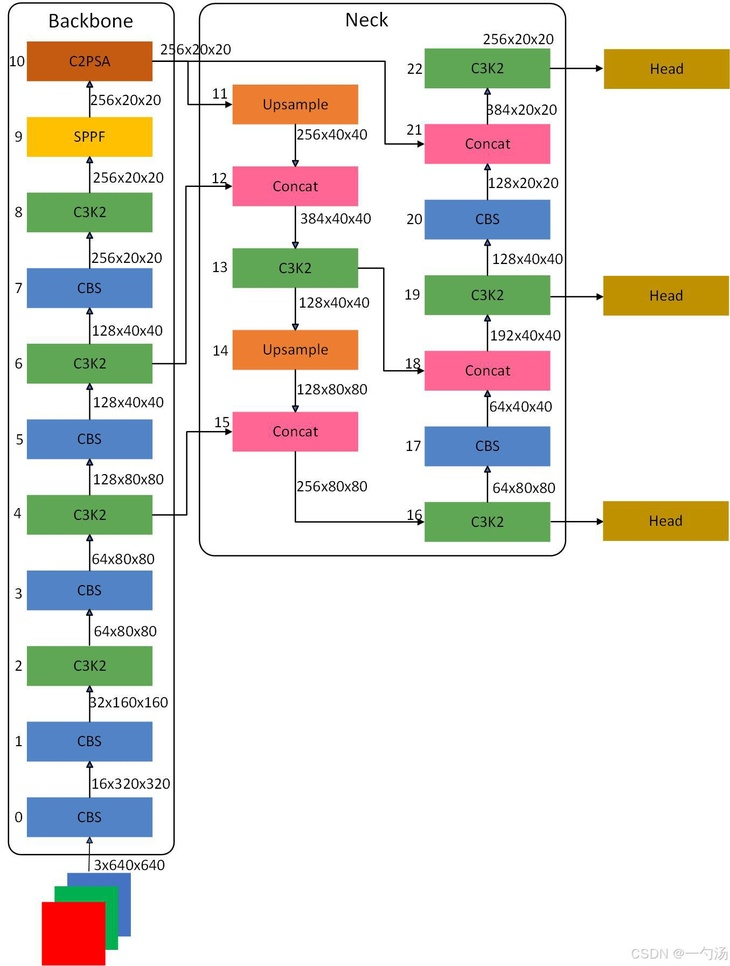
#> input picture assets/2-1 YOLO11网络架构图（Backbone-Neck-Head）.jpeg, 730 x 966 px, shrunk from 1355 x 1793 before the run
$ python image_quality_checker.py '../../assets/2-1 YOLO11网络架构图（Backbone-Neck-Head）.jpeg'
#> lines starting #> are read from the running program, lines starting #| are printed output that depends on the picture
#!/usr/bin/env python3
# -*- coding: utf-8 -*-
"""
图片质量检测工具
使用拉普拉斯算子计算图片模糊度分数
"""

import cv2 as cv
import numpy as np
import os
from pathlib import Path
import argparse
from datetime import datetime


class ImageQualityChecker:
    """图片质量检测器"""

    def __init__(self):
        # 模糊度阈值（可调整）
        self.blur_thresholds = {
            'sharp': 100,      # 清晰
            'good': 50,        # 良好
            'acceptable': 20,   # 可接受
            'blurry': 10,      # 模糊
            'very_blurry': 0    # 非常模糊
        }

    def calculate_blur_score(self, image_path):
        """
        使用拉普拉斯算子计算图片模糊度分数

        Args:
            image_path: 图片路径

        Returns:
            score: 模糊度分数（越高越清晰）
            status: 质量状态描述
        """
        try:
            # 读取图片
            img = cv.imread(str(image_path))
#> img is the input picture: shape (966, 730, 3); mean B, G, R 219.4, 225.3, 227.6
            if img is None:
                return 0, "无法读取图片"

            # 转换为灰度图
            gray = cv.cvtColor(img, cv.COLOR_BGR2GRAY)
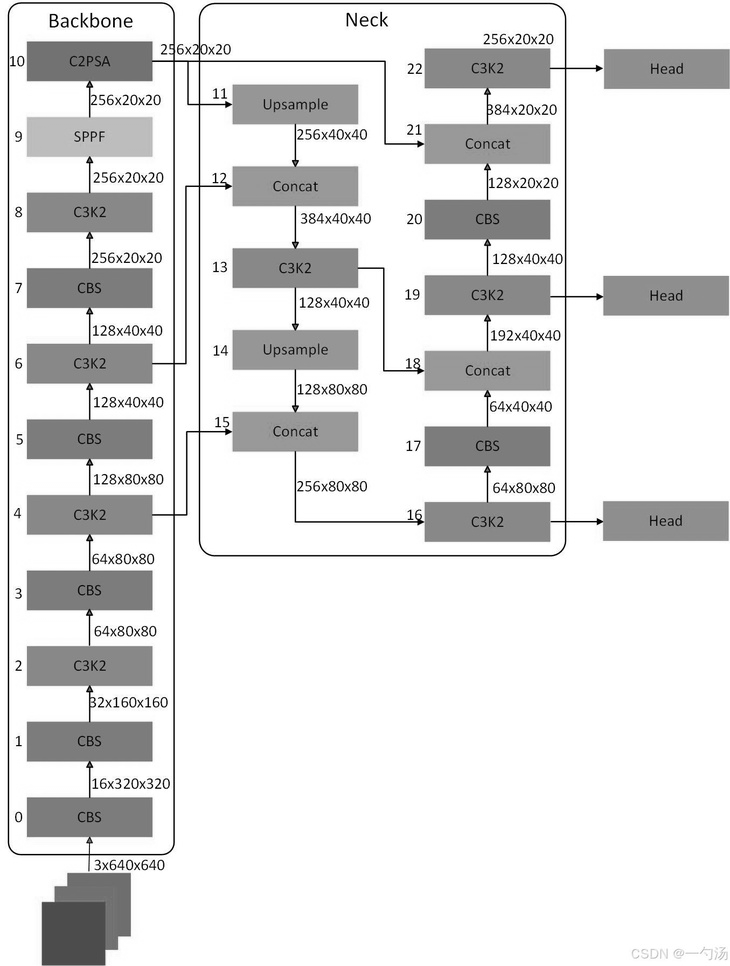
#> gray: shape (966, 730); min 0, max 255, mean 225.3

            # 使用拉普拉斯算子
            laplacian_var = cv.Laplacian(gray, cv.CV_64F).var()
#> laplacian_var = 3796.5

            score = float(laplacian_var)
#> score = 3796.5

            # 判断质量等级
            status = self._get_quality_status(score)
#> status = '清晰'

            return score, status

        except Exception as e:
            return 0, f"错误: {str(e)}"

    def _get_quality_status(self, score):
        """根据分数返回质量状态"""
        if score >= self.blur_thresholds['sharp']:
            return "清晰"
        elif score >= self.blur_thresholds['good']:
            return "良好"
        elif score >= self.blur_thresholds['acceptable']:
            return "可接受"
        elif score >= self.blur_thresholds['blurry']:
            return "模糊"
        else:
            return "非常模糊"

    def check_single_image(self, image_path):
        """检查单张图片"""
        score, status = self.calculate_blur_score(image_path)
#> score = 3796.5; status = '清晰'

        print(f"图片: {os.path.basename(image_path)}")
        print(f"  模糊度分数: {score:.2f}")
#|   模糊度分数: 3796.50
        print(f"  质量状态: {status}")
#|   质量状态: 清晰
        print("-" * 60)

        return score, status

    # [145 lines left out: functions check_directory, _save_results, _copy_low_quality_images, not called in this run]


def main():
    """主函数"""
    parser = argparse.ArgumentParser(description='图片质量检测工具')
    parser.add_argument('path', type=str, help='图片路径或目录路径')
    parser.add_argument('-o', '--output', type=str, help='输出结果文件路径')
    parser.add_argument('-t', '--threshold', type=float, help='只显示低于此分数的图片')
    parser.add_argument('--no-sort', action='store_true', help='不按分数排序')
    parser.add_argument('--copy-low', action='store_true', help='将低质量图片复制到单独文件夹')

    args = parser.parse_args()

    checker = ImageQualityChecker()

    path = Path(args.path)

    if path.is_file():
        # 单张图片
        print("检测单张图片...")
        print("=" * 60)
        checker.check_single_image(path)

    elif path.is_dir():
        # 目录
        print("检测目录中的所有图片...")
        print("=" * 80)

        checker.check_directory(
            directory=path,
            output_file=args.output,
            sort_by_score=not args.no_sort,
            show_threshold=args.threshold,
            copy_low_quality=args.copy_low
        )

    else:
        print(f"错误：路径 {path} 不存在")


if __name__ == "__main__":
    main()

$ run again, on assets/1-2系统总体流程图.png
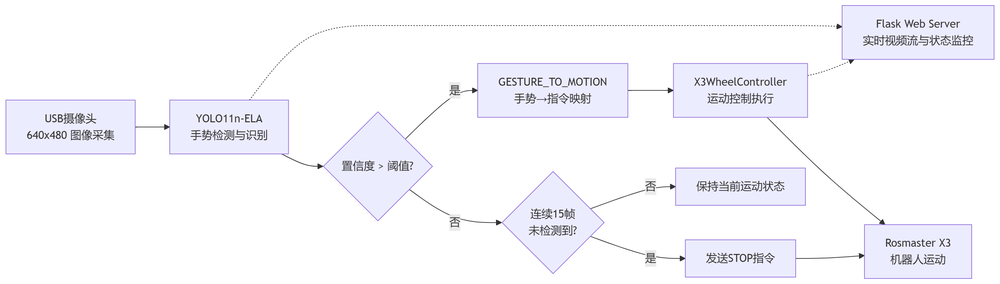
#> input picture assets/1-2系统总体流程图.png, 1000 x 284 px, shrunk from 2893 x 822 before the run
#> in calculate_blur_score, img is the input picture: shape (284, 1000, 3); mean B, G, R 250.9, 246.3, 246.6
#> in calculate_blur_score, `gray = cv.cvtColor(img, cv.COLOR_BGR2GRAY)`:
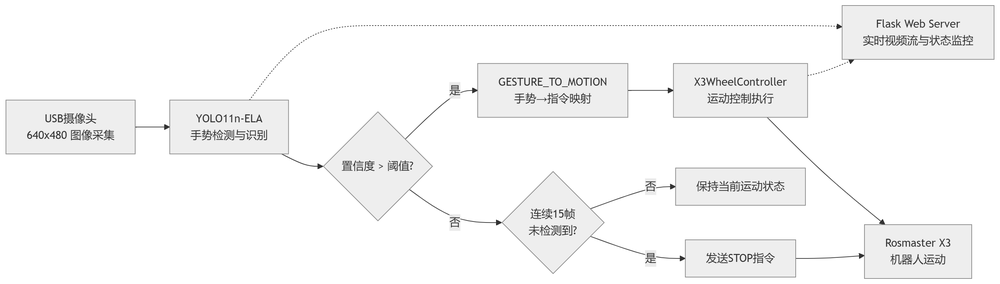
#> gray: shape (284, 1000); min 18, max 255, mean 246.9
#> laplacian_var = 2353.9
#> in calculate_blur_score, `status = self._get_quality_status(score)`: status = '清晰'
#> in check_single_image, `score, status = self.calculate_blur_score(image_path)`: score = 2353.9; status = '清晰'
#|   模糊度分数: 2353.85
#|   质量状态: 清晰

$ run again, on assets/2-1 YOLO11网络架构图.png
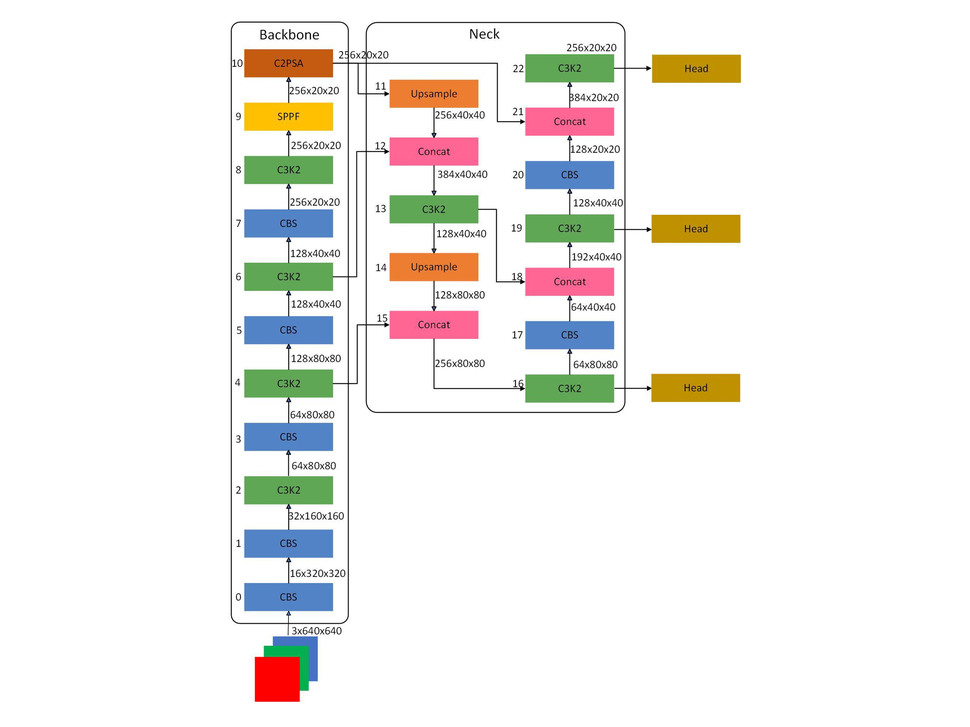
#> input picture assets/2-1 YOLO11网络架构图.png, 970 x 727 px, shrunk from 3780 x 2835 before the run
#> in calculate_blur_score, img is the input picture: shape (727, 970, 3); mean B, G, R 237.2, 240.2, 241.3
#> in calculate_blur_score, `gray = cv.cvtColor(img, cv.COLOR_BGR2GRAY)`:
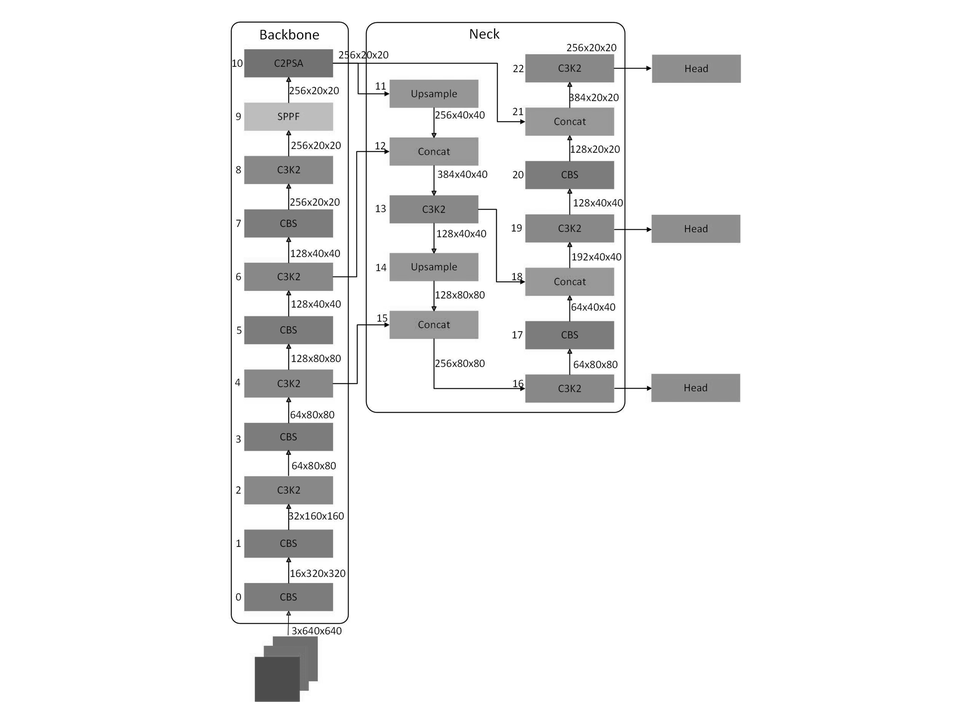
#> gray: shape (727, 970); min 0, max 255, mean 240.2
#> laplacian_var = 2004.3
#> in calculate_blur_score, `status = self._get_quality_status(score)`: status = '清晰'
#> in check_single_image, `score, status = self.calculate_blur_score(image_path)`: score = 2004.3; status = '清晰'
#|   模糊度分数: 2004.26
#|   质量状态: 清晰
